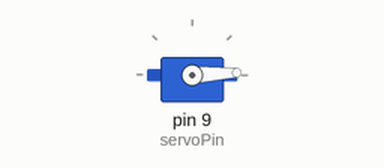
Simulated run of this sketch. Board: Arduino Uno, built with avr-gcc and run on an emulated ATmega328P. On the bench: servo.

Above: at 0.05 s.
At 0.9 s:
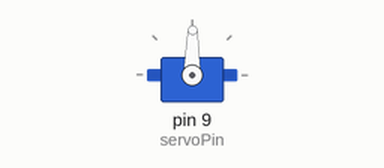
At 1.75 s:
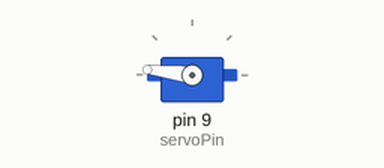
At 3.45 s:
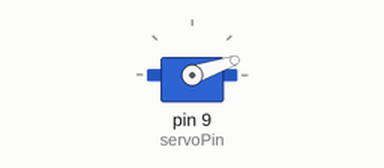
Timing chart, 0 to 8.3 s (numbered marks = the images above):
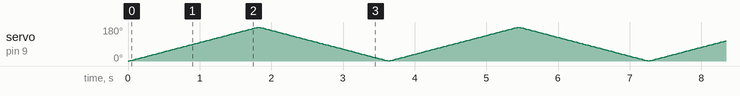

The sketch:

servo.ino
```cpp
/*
Robot Kutusu Akademi Servo Dersi
*/

#include <Servo.h>
 //kahverengi GNd
 //siyah 3.3V
 //turuncu Pin (9)
int servoPin = 9;

Servo servo;

int derece = 0;   // servo position in degrees

void setup()
{
  servo.attach(servoPin);
}


void loop()
{
  // scan from 0 to 180 degrees
  for(derece = 0; derece < 180; derece++)
  {
    servo.write(derece);
    delay(10);
  }
  // now scan back from 180 to 0 degrees
  for(derece = 180; derece > 0; derece--)
  {
    servo.write(derece);
    delay(10);
  }
}
```
